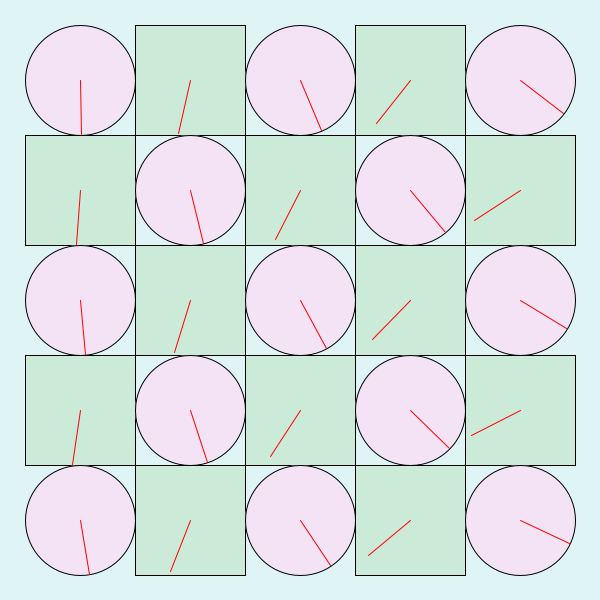
Frame 1 (no input)
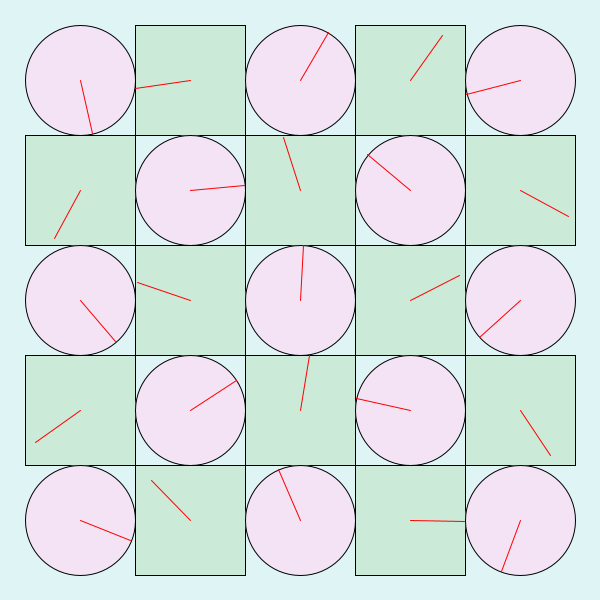
Frame 60 (the mouse pressed at the canvas centre just before this capture)
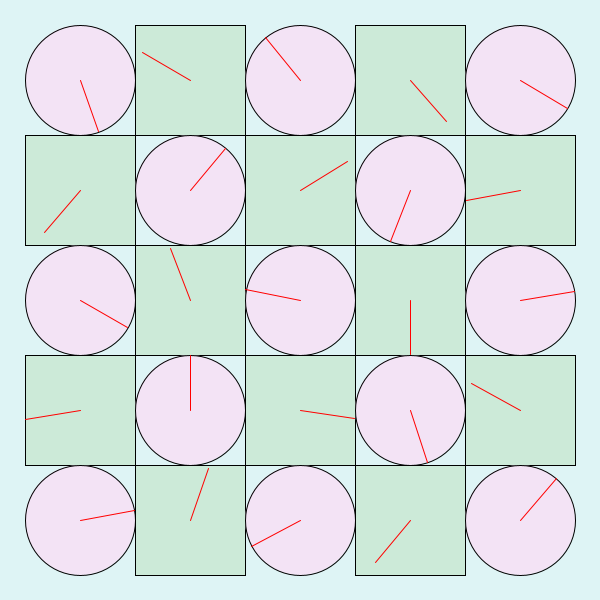
Frame 120 (the mouse held since frame 60 and released just before this capture)

The Processing sketch that drew these frames (run headless with seeded random() and noise(); from frame 60 on, the mouse is pressed at the canvas centre):

// Processing sketch: processing_151223
// ── processing_151223.pde

/*
 * Creative Coding
 * Week 2, 04 - The Clocks
 * by Indae Hwang and Jon McCormack edited by KJ Morris
 * 
 */

void setup() {
  size(600, 600);
  background(#DEF4F5);
  rectMode(CENTER);
  noStroke();
}


void draw() {
  background(#DEF4F5);
  noStroke();

  int num = 5;
  int margin = 80;

  float gutter = 0; //distance between each cell
  float cellsize = ( width - (2 * margin) - gutter * (num - 1) ) / (num - 1);

  int circleNumber = 0; // counter

  for (int i=0; i<num; i++) {
    for (int j=0; j<num; j++) {
      ++circleNumber;

      float tx = margin + cellsize * i + gutter * i;
      float ty = margin + cellsize * j + gutter * j;
      // if circleNumbe is odd run movingCircle if even movingCircle 2
      if (circleNumber%2 != 0){
        movingCircle(tx, ty, cellsize, circleNumber * TWO_PI * millis() / 60000.0); //orig anti clock
        } else { // runs with half of clocks
          movingCircle2(tx, ty, cellsize, circleNumber * TWO_PI * millis() / -60000.0);
    }
  }
  }
} //end of draw 


void movingCircle(float x, float y, float size, float angle) {

  // calculate endpoint of the line
  float tempX = x + (size / 2) * sin(angle);
  float tempY = y + (size / 2) * cos(angle);

  stroke(0);
  strokeWeight(1);
  fill(#F3E3F5);
  ellipse(x, y, size, size); // circle

  stroke(255, 0, 0);
  line(x, y, tempX, tempY); // red line
}
void movingCircle2(float x, float y, float size, float angle) { // actuaklly a square

  // calculate endpoint of the line
  float tempX = x + (size / 2) * sin(angle);
  float tempY = y + (size / 2) * cos(angle);

  stroke(0);
  strokeWeight(1);
  fill(#CCEAD8);
  rect (x, y, size, size); // circle

  stroke(255, 0, 0);
  line(x, y, tempX, tempY); // red line
}
